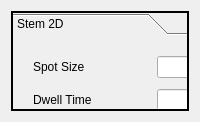
      <widget class="QWidget" name="stem2D">
       <layout class="QGridLayout" name="gridLayout_25">
        <item row="0" column="0">
         <widget class="QToolBox" name="stem2D_Toolbox">
          <property name="frameShape">
           <enum>QFrame::WinPanel</enum>
          </property>
          <property name="lineWidth">
           <number>5</number>
          </property>
          <property name="currentIndex">
           <number>0</number>
          </property>
          <widget class="QWidget" name="page_18">
           <property name="geometry">
            <rect>
             <x>0</x>
             <y>0</y>
             <width>98</width>
             <height>28</height>
            </rect>
           </property>
           <attribute name="label">
            <string>Stem 2D</string>
           </attribute>
           <widget class="QWidget" name="layoutWidget">
            <property name="geometry">
             <rect>
              <x>20</x>
              <y>10</y>
              <width>371</width>
              <height>231</height>
             </rect>
            </property>
            <layout class="QGridLayout" name="gridLayout_26">
             <item row="0" column="0">
              <widget class="QLabel" name="SpotSize_STEM2D_2">
               <property name="text">
                <string>Spot Size</string>
               </property>
              </widget>
             </item>
             <item row="0" column="1">
              <widget class="QLineEdit" name="SpotSizeText_STEM2D_2"/>
             </item>
             <item row="1" column="1">
              <widget class="QLineEdit" name="DwellTimeText_STEM2D_2"/>
             </item>
             <item row="1" column="2">
              <widget class="QLabel" name="DwellTime_Measurement_STEM2D_2">
               <property name="text">
                <string>ms</string>
               </property>
              </widget>
             </item>
             <item row="3" column="0">
              <widget class="QLabel" name="I_STEM2D_2">
               <property name="text">
                <string>Current (I)</string>
               </property>
              </widget>
             </item>
             <item row="3" column="1">
              <widget class="QLineEdit" name="I_Text_STEM2D_2"/>
             </item>
             <item row="3" column="2">
              <widget class="QLabel" name="I_Measurement_STEM2D_2">
               <property name="text">
                <string>nA</string>
               </property>
              </widget>
             </item>
             <item row="4" column="0">
              <widget class="QLabel" name="ConvergenceAngle_STEM2D_2">
               <property name="text">
                <string>Convergence Angle</string>
               </property>
              </widget>
             </item>
             <item row="4" column="1">
              <widget class="QLineEdit" name="ConvergenceAngle_Text_STEM2D_2"/>
             </item>
             <item row="4" column="2">
              <widget class="QLabel" name="ConvergenceAngle_Measurement_STEM2D_2">
               <property name="text">
                <string>mrad</string>
               </property>
              </widget>
             </item>
             <item row="5" column="0">
              <widget class="QLabel" name="ProbeMode_STEM2D_2">
               <property name="text">
                <string>Probe Mode</string>
               </property>
              </widget>
             </item>
             <item row="5" column="1">
              <widget class="QCheckBox" name="Microprobe_STEM2D_2">
               <property name="text">
                <string>Microprobe</string>
               </property>
              </widget>
             </item>
             <item row="5" column="2">
              <widget class="QCheckBox" name="NanoProbe_STEM2D_2">
               <property name="text">
                <string>Nanoprobe</string>
               </property>
              </widget>
             </item>
             <item row="6" column="0">
              <widget class="QLabel" name="CameraLength_STEM2D_2">
               <property name="text">
                <string>Camera Length</string>
               </property>
              </widget>
             </item>
             <item row="6" column="1">
              <widget class="QLineEdit" name="CameraLengthText_STEM2D_2"/>
             </item>
             <item row="6" column="2">
              <widget class="QLabel" name="CameraLength_Measurement_STEM2D_2">
               <property name="text">
                <string>mm</string>
               </property>
              </widget>
             </item>
             <item row="7" column="0">
              <widget class="QLabel" name="NominalMagnification_STEM2D_2">
               <property name="text">
                <string>Nominal Magnification</string>
               </property>
              </widget>
             </item>
             <item row="7" column="1">
              <widget class="QLineEdit" name="NominalMagnification_Text_STEM2D_2"/>
             </item>
             <item row="1" column="0">
              <widget class="QLabel" name="DwellTime_STEM2D_2">
               <property name="text">
                <string>Dwell Time</string>
               </property>
              </widget>
             </item>
            </layout>
           </widget>
          </widget>
         </widget>
        </item>
       </layout>
      </widget>
